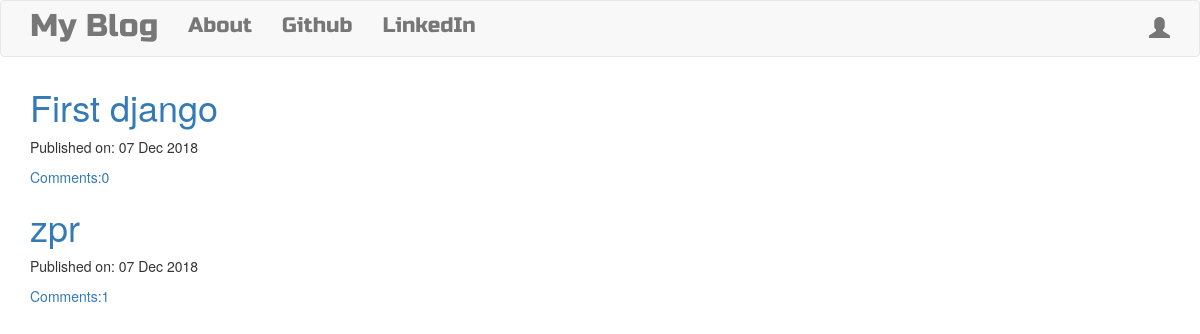
Before: / with the older database file.
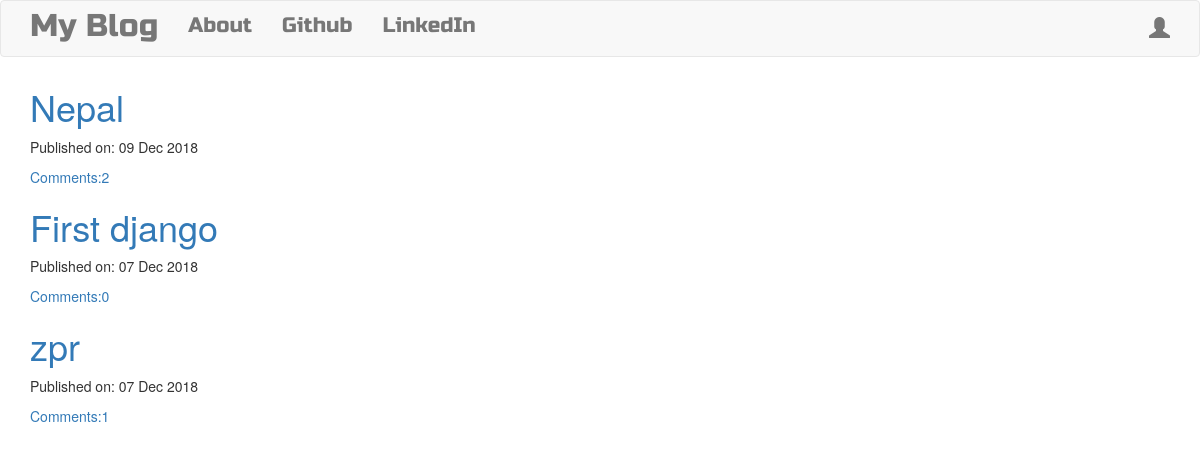
After: the same page with the newer database file.
### blog/models.py (models this page shows, shortened)
class Post(models.Model):
    author = models.ForeignKey('auth.User',on_delete=models.CASCADE)
    title = models.CharField(max_length=250)
    text  = models.TextField()
    created_date= models.DateTimeField(default=timezone.now)
    published_date = models.DateTimeField(blank=True,null= True)
    def approved_comments(self):
        return self.comments.filter(approved_comment= True)

### blog/views.py (the view)
# urls.py: url(r'^$',views.PostListView.as_view(),name="post_list"),
class PostListView(ListView):
    model = Post
    def get_queryset(self):
        return Post.objects.filter(published_date__lte=timezone.now()).order_by('-published_date')

### blog/templates/blog/post_list.html
{%extends "blog/base.html"%}
{%block content%}
   <div class="centerstage">
     {%for post in post_list%}
      <div class="post">
        <h1>
          <a href="{%url 'post_detail' pk=post.pk%}">{{post.title}}</a>
        </h1>
        <div class="date">
          <p>Published on: {{post.published_date|date:"d M Y"}}</p>
        </div>
        <a href="{%url 'post_detail' pk=post.pk%}">Comments:{{post.approved_comments.count}}</a>
      </div>
     {%endfor%}
   </div>
{%endblock%}

Changed rows visible on the page:
added Post: title "Nepal", published_date "09 Dec 2018", approved_comments.count "2"
